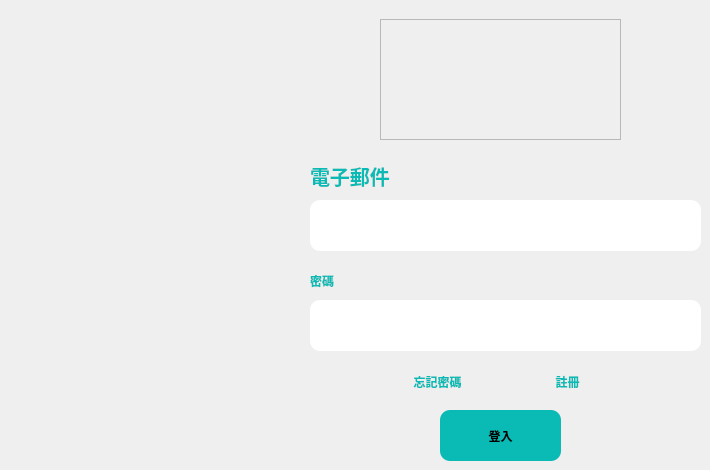
                     <widget class="QWidget" name="home">
                      <property name="styleSheet">
                       <string notr="true">background-position: center bottom;
background-repeat: no-repeat;

</string>
                      </property>
                      <widget class="QLineEdit" name="email">
                       <property name="geometry">
                        <rect>
                         <x>310</x>
                         <y>200</y>
                         <width>391</width>
                         <height>51</height>
                        </rect>
                       </property>
                       <property name="styleSheet">
                        <string notr="true">QLineEdit {
	border-color: rgb(10, 186, 181);
	color: rgb(0, 0, 0);
	border-radius:10px;
	border-width:3px;
	background-color: rgb(255, 255, 255);
}
QLineEdit:focus{
	border-color: rgb(14, 237, 226);
}</string>
                       </property>
                      </widget>
                      <widget class="QLineEdit" name="password">
                       <property name="geometry">
                        <rect>
                         <x>310</x>
                         <y>300</y>
                         <width>391</width>
                         <height>51</height>
                        </rect>
                       </property>
                       <property name="styleSheet">
                        <string notr="true">QLineEdit {
	border-color: rgb(10, 186, 181);
	color: rgb(0, 0, 0);
	border-radius:10px;
	border-width:3px;
	background-color: rgb(255, 255, 255);
}
QLineEdit:focus{
	border-color: rgb(14, 237, 226);
}</string>
                       </property>
                       <property name="text">
                        <string/>
                       </property>
                      </widget>
                      <widget class="QPushButton" name="login">
                       <property name="geometry">
                        <rect>
                         <x>440</x>
                         <y>410</y>
                         <width>121</width>
                         <height>51</height>
                        </rect>
                       </property>
                       <property name="styleSheet">
                        <string notr="true">QPushButton{
	font-weight:bold;
	background-color: rgb(10,186,181);
	font: 20pt &quot;微軟正黑體&quot;;
	border-color: rgb(10,186,181);
	border-radius:10px;
	border-width:3px;
	color: rgb(0,0,0);
}
QPushButton:hover{
	background-color:rgb(14, 237, 226);
	border-color: rgb(14, 237, 226);
}
QPushButton:pressed{
	background-color: rgb(14, 237, 226);
	border-color: rgb(14, 237, 226);
}</string>
                       </property>
                       <property name="text">
                        <string>登入</string>
                       </property>
                      </widget>
                      <widget class="QLabel" name="emai_label">
                       <property name="geometry">
                        <rect>
                         <x>310</x>
                         <y>160</y>
                         <width>101</width>
                         <height>31</height>
                        </rect>
                       </property>
                       <property name="font">
                        <font>
                         <family>微軟正黑體</family>
                         <pointsize>15</pointsize>
                         <weight>75</weight>
                         <italic>false</italic>
                         <bold>true</bold>
                        </font>
                       </property>
                       <property name="styleSheet">
                        <string notr="true">font: 75 15pt &quot;微軟正黑體&quot;;
font-weight:bold;
color: rgb(10, 186, 181);
background-image:none;
border-image:none;

</string>
                       </property>
                       <property name="text">
                        <string>電子郵件</string>
                       </property>
                      </widget>
                      <widget class="QLabel" name="password_label">
                       <property name="geometry">
                        <rect>
                         <x>310</x>
                         <y>270</y>
                         <width>91</width>
                         <height>21</height>
                        </rect>
                       </property>
                       <property name="styleSheet">
                        <string notr="true">color: rgb(10, 186, 181);
font: 15pt &quot;微軟正黑體&quot;;
font-weight:bold;
background-image:none;
border-image:none;</string>
                       </property>
                       <property name="text">
                        <string>密碼</string>
                       </property>
                      </widget>
                      <widget class="QFrame" name="logo_home">
                       <property name="enabled">
                        <bool>true</bool>
                       </property>
                       <property name="geometry">
                        <rect>
                         <x>380</x>
                         <y>19</y>
                         <width>241</width>
                         <height>121</height>
                        </rect>
                       </property>
                       <property name="styleSheet">
                        <string notr="true">border-image:url(images/images/logo.png);</string>
                       </property>
                       <property name="frameShape">
                        <enum>QFrame::StyledPanel</enum>
                       </property>
                       <property name="frameShadow">
                        <enum>QFrame::Raised</enum>
                       </property>
                      </widget>
                      <widget class="QPushButton" name="pushButton_2">
                       <property name="geometry">
                        <rect>
                         <x>400</x>
                         <y>370</y>
                         <width>75</width>
                         <height>23</height>
                        </rect>
                       </property>
                       <property name="styleSheet">
                        <string notr="true">border:none;
font: 12pt &quot;微軟正黑體&quot;;
color: rgb(10, 186, 181);
font-weight:bold;</string>
                       </property>
                       <property name="text">
                        <string>忘記密碼</string>
                       </property>
                      </widget>
                      <widget class="QPushButton" name="pushButton_3">
                       <property name="geometry">
                        <rect>
                         <x>530</x>
                         <y>370</y>
                         <width>75</width>
                         <height>23</height>
                        </rect>
                       </property>
                       <property name="styleSheet">
                        <string notr="true">border:none;
font: 12pt &quot;微軟正黑體&quot;;
color: rgb(10, 186, 181);
font-weight:bold;</string>
                       </property>
                       <property name="text">
                        <string>註冊</string>
                       </property>
                      </widget>
                     </widget>
